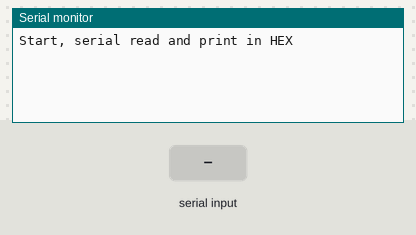
Recording of a sketch running on a simulated Arduino Uno, built with avr-gcc and run on an emulated ATmega328P. Parts: the last lines printed to the serial monitor. The test bench sets the inputs (shaded band).

Above: at 1.2 s.
1.3 s: "1" received over the second serial link
At 2.5 s:
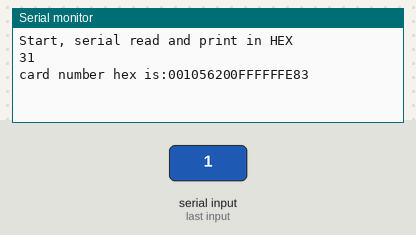
2.8 s: "0" received over the second serial link
At 3.8 s:
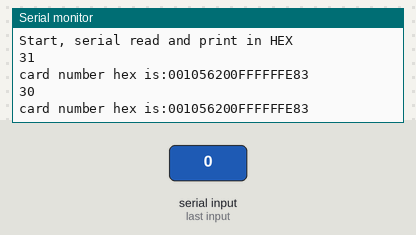
4.3 s: "2" received over the second serial link
At 5.0 s:
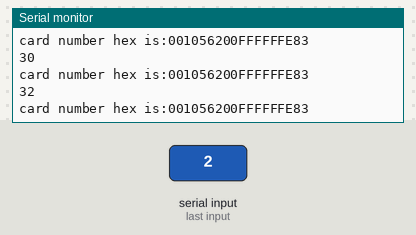

The sketch:

Serial-test.ino
```cpp
#include <SoftwareSerial.h>

SoftwareSerial mySerial(4, 5); // RX, TX

int i = 0;
char received[3];


void setup()
{
  Serial.begin(9600);
  mySerial.begin(9600);
  Serial.println("Start, serial read and print in HEX");

}

void loop()
{

  if (mySerial.available() > 0)
  {
    received[i] = mySerial.read();
    Serial.print(received[i], HEX);
    //Serial.print(received[i], DEC);

    Serial.print("\t");
    i++;
  }
  //received[i] = '\0';

  if (i >= 1) {
    Serial.println("");

    Serial.print("card number hex is:");
    for (int j = 1; j < 11; j++ )
    {
      Serial.print(received[j], HEX);
    }
    Serial.println("");
    i = 0;
  }


}
```

Measured:
- after the input at 1.3 s, the serial monitor: prints a new line at once (image 1)
- after the input at 2.8 s, the serial monitor: prints a new line at once (image 2)
- after the input at 4.3 s, the serial monitor: prints a new line at once (image 3)
